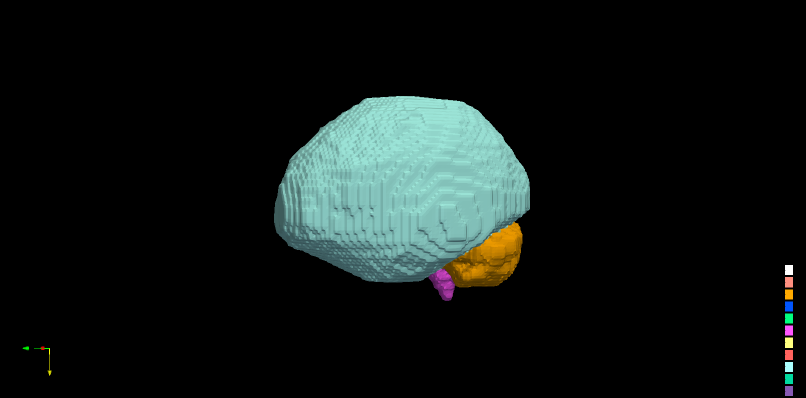
#> input picture Images/1.png, 1612 x 796 px (shown at 1/2 size)
$ python -i BrainModel.py   (imports and definitions only)
#> lines starting #> are read from the running program, lines starting #| are printed output that depends on the picture; after the words box and inside, x2 and y2 are one past the last pixel; in counts of white or black regions, pixels touching at a corner belong together
#> further down, picture is the input picture: shape (796, 1612, 3); mean B, G, R 20.1, 21.8, 15.9
### PointCloud.py
# -*- coding: utf-8 -*-
"""
Created on Wed May 24 14:02:00 2023

@author: grife
"""
import numpy as np
import pyvista as pv
# from matplotlib.colors import ListedColormap


class PointCloud:

    def create_point_cloud_from_voxel(self, data):
        current_data = data
        current_dimensions = current_data.shape
        pointCloudData = np.zeros((np.prod(current_dimensions),4));
        count = 0;
        for x in range(current_dimensions[0]):
            if (np.sum(current_data[x,:,:]) > 0):
                for y in range(current_dimensions[1]):
                    if (np.sum(current_data[x,y,:]) > 0):
                        for z in range(current_dimensions[2]):
                            if (current_data[x,y,z] != 0):
                                pointCloudData[count,:] = [x,y,z,current_data[x,y,z]] # co-ordinate data and material type (used in colouring pointCloud)
                                count += 1;
        self.pcd = pointCloudData[0:count,:]
        self.set_colour_map(data)
        return self.pcd

    # [24 lines left out: functions create_point_cloud_from_mesh, view_point_cloud, not called in this run]

    # [12 lines of commented-out code are left out]

    def add_point_to_cloud(self,p):
        self.pcd = np.append(self.pcd,[p], axis=0)

    # [9 lines left out: function view_slice, not called in this run]

    def get_slice(self, axis, location):
        if (location > 1) and (axis < self.pcd.shape[1]):
            arr = self.pcd[:,axis]
            if (location <= max(arr)):
                indices, = np.where(location == arr)
                points = self.pcd[indices,:]
        return points


    def set_colour_map(self,d):
        #TODO: Currently NOT functioning. Fix color map problem
        blue = np.array([0, 0, 205 / 256, 1.0])
        black = np.array([11 / 256, 11 / 256, 11 / 256, 1.0])
        grey = np.array([189 / 256, 189 / 256, 189 / 256, 1.0])
        yellow = np.array([255 / 256, 247 / 256, 0 / 256, 1.0])
        red = np.array([1.0, 0.0, 0.0, 1.0])
        green = np.array([0, 255/256, 0, 1.0])
        purple = np.array([139 / 256, 0, 139/256, 1.0])
        orange = np.array([255/256, 165/256, 0, 1.0])
        light_blue = np.array([0, 191/256, 255/256, 1.0])
        white = np.array([245/256, 245/256, 245/256, 1.0])
        pink = np.array([255/256, 105/256, 180/256, 1.0])

        colorArray = [red, blue, green,  light_blue, yellow, purple, orange, grey, pink, white, black]

        # [6 lines of commented-out code are left out]

### BrainModel.py
# -*- coding: utf-8 -*-
"""
Created on Fri May 12 11:02:36 2023

@author: grife
"""

import numpy as np
import warnings
# import collections.abc
from scipy import stats
from scipy import ndimage
import nibabel
# from Maze_Solver import Maze_Solver
# from Vertex import Vertex
from GridBox import GridBox

# [14 lines left out: function in_hull, not called in this run]

class BrainModel():

    # [304 lines left out: functions import_file, check_data_dims, override_voxel_data, coarsen, create_binary_image, clean_voxel_data and 4 more, not called in this run]

    def binary_dilation(self, data, structure=None):
        if np.any(structure == None):
            structure = self.create_structure()
        return ndimage.binary_dilation(data, structure=structure, iterations=2).astype(int)

    # [4 lines left out: function binary_erosion, not called in this run]

    def create_structure(self):
        structure = ndimage.generate_binary_structure(3,3)
        return structure

    # [104 lines left out: functions two_d_cleaning, two_d_fill, assign_materials_labels, not called in this run]

    def add_CSF(self,data,layers=1):
#> called with layers = 1
        from PointCloud import PointCloud
        from scipy.spatial import Delaunay

        current_dimensions = data.shape
#> current_dimensions = (796, 1612, 3)
        newData = np.zeros(current_dimensions, int)

        xs,ys,zs = np.where(data == 3)
#> xs = [480, 482, 511, 518, 519, 535, 559, 562]; ys = [971, 970, 926, 913, 910, 886, 905, 907]; zs = [0, 0, 0, 0, 0, 0, 0, 0]
        for [x,y,z] in np.column_stack((xs,ys,zs)):
            newData[x,y,z] = 3
#> this loop made 8 passes
#> (x, y) on passes 1 to 8: (480, 971), (482, 970), (511, 926), (518, 913), (519, 910), (535, 886), (559, 905), (562, 907)

        xs,ys,zs = np.where(data == 2)
#> xs = [490, 512, 552]; ys = [962, 921, 902]; zs = [0, 0, 0]
        for [x,y,z] in np.column_stack((xs,ys,zs)):
            newData[x,y,z] = 3
#> this loop made 3 passes
#> (x, y) on passes 1 to 3: (490, 962), (512, 921), (552, 902)

        xs,ys,zs = np.where(data == 25)
#> xs = [487, 520, 562, 565, 566, 567, 569, 572, 601]; ys = [964, 906, 865, 865, 865, 866, 866, 909, 895]; zs = [0, 0, 1, 1, 1, 1, 1, 1, 1]
        for [x,y,z] in np.column_stack((xs,ys,zs)):
            newData[x,y,z] = 3
#> this loop made 9 passes
#> (x, y, z) on passes 1 to 9: (487, 964, 0), (520, 906, 0), (562, 865, 1), (565, 865, 1), (566, 865, 1), (567, 866, 1), (569, 866, 1), (572, 909, 1), (601, 895, 1)

        xs,ys,zs = np.where(data == 57)
#> xs = 732 values from 382 to 577; ys = 732 values, max 1055 at index 5, min 548 at index 9, mean 739.4; zs = 732 values, max 2 at index 0, min 0 at index 38, mean 1.8
        for [x,y,z] in np.column_stack((xs,ys,zs)):
            newData[x,y,z] = 3
#> this loop made 732 passes
#> (x, y, z) on passes 1 to 3: (382, 556, 2), (383, 556, 2), (384, 556, 2)
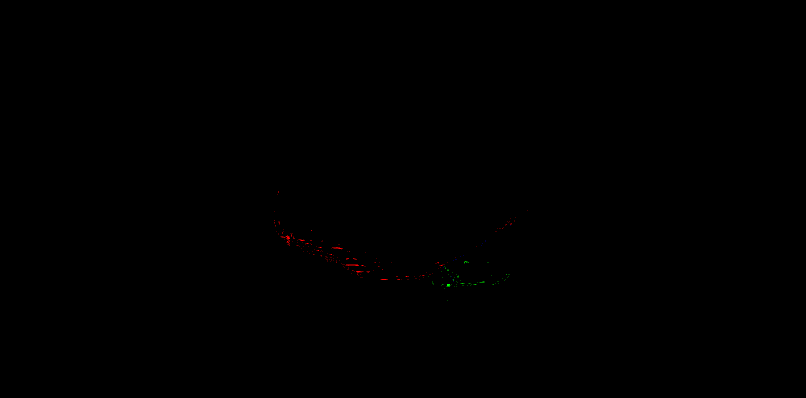
#> newData: shape (796, 1612, 3) int64 (shown at 1/2 size); mean of channels 0, 1, 2 3.27e-05, 0.000358, 0.00137; drawn with min black and max white

        inflated_CSF = self.binary_dilation(newData)
#> in binary_dilation, `return ndimage.binary_dilation(data, structure=structure, iterations=2..`:
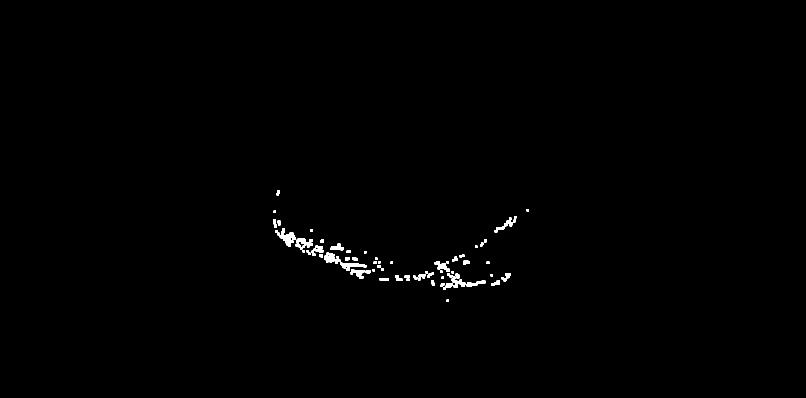
#> returned value: shape (796, 1612, 3) int64 (shown at 1/2 size); values 0 (black) and 1 (white), 0.51% white; 67 white regions, largest, box (x1, y1, x2, y2) and area: (550, 456, 591, 494) 632, (680, 525, 733, 542) 405, (591, 477, 626, 499) 399
        for i in range(layers-1):
            inflated_CSF = self.binary_dilation(inflated_CSF)

        xs,ys,zs = np.where(inflated_CSF == 1)
#> xs = 19668 values from 380 to 603; ys = 19668 values, max 1057 at index 183, min 546 at index 441, mean 770.3; zs = 19668 values, max 2 at index 2, min 0 at index 0, mean 1
        current_dimensions = inflated_CSF.shape
        for [x,y,z] in np.column_stack((xs,ys,zs)):
            if newData[x,y,z] == 0:
                newData[x,y,z] = 3
#> this loop made 19668 passes
#> (x, y, z) on passes 1 to 3: (380, 554, 0), (380, 554, 1), (380, 554, 2)

        # Create point cloud
        pointCloud = PointCloud();
        pc = pointCloud.create_point_cloud_from_voxel(newData);
#> after the loop in create_point_cloud_from_voxel, `for x in range(current_dimensions[0]):`: count = 19668

        xmin_tot,ymin_tot,zmin_tot = [int(p) for p in np.min(pc[:,:3],axis=0)]
#> xmin_tot = 380; ymin_tot = 546; zmin_tot = 0
        xmax_tot,ymax_tot,zmax_tot = [int(p) for p in np.max(pc[:,:3],axis=0)]
#> xmax_tot = 603; ymax_tot = 1057; zmax_tot = 2

        # ymax_tot = 70

        print("Filling in CSF z-dim")
        for z in range(zmin_tot,zmax_tot+1):
            points = pointCloud.get_slice(2,z);
            points = points[:,:2]
            hull = Delaunay(points)

            xmin,ymin = np.min(points, axis=0)
            xmax,ymax_slice = np.max(points, axis=0)
            ymax = min([ymax_tot,ymax_slice])
            mid_y = int((int(ymin) +int(ymax+1))/2)
            for x in range(int(xmin),int(xmax+1)):
                for y in range(int(mid_y),int(ymin-1),-1):
                    if (data[x,y,z] == 0) and (y<ymax_tot):
                        if in_hull([x,y], hull):
                            pointCloud.add_point_to_cloud([x,y,z,24])
                            data[x,y,z] = 24
                            newData[x,y,z] = 24
                        else:
                            break;
                for y in range(int(mid_y),int(ymax+1)):
                    if (data[x,y,z] == 0) and (y<ymax_tot):
                        if in_hull([x,y], hull):
                            pointCloud.add_point_to_cloud([x,y,z,24])
                            data[x,y,z] = 24
                            newData[x,y,z] = 24
                        else:
                            break;

        print("Filling in CSF x-dim")
        for x in range(xmin_tot,xmax_tot+1):
            points = pointCloud.get_slice(0,x);
            points = points[:,1:3]
            hull = Delaunay(points)

            min1d,min2d = np.min(points, axis=0)
            max1d_slice,max2d = np.max(points, axis=0)
            max1d = min([ymax_tot,max1d_slice])
            mid_2d = int((int(min2d) +int(max2d+1))/2)
            for y in range(int(min1d),int(max1d+1)):
                for z in range(int(mid_2d),int(min2d-1),-1):
                    if (data[x,y,z] == 0) and (y<ymax_tot):
                        if in_hull([y,z], hull):
                            pointCloud.add_point_to_cloud([x,y,z,24])
                            data[x,y,z] = 24
                            newData[x,y,z] = 24
                        else:
                            break;

                for z in range(int(mid_2d),int(max2d+1)):
                    if (data[x,y,z] == 0) and (y<ymax_tot):
                        if in_hull([y,z], hull):
                            pointCloud.add_point_to_cloud([x,y,z,24])
                            data[x,y,z] = 24
                            newData[x,y,z] = 24
                        else:
                            break;

        print("Filling in CSF y-dim")
        for y in range(ymin_tot,ymax_tot+1):
            points = pointCloud.get_slice(1,y);
            points = points[:,[0,2]]
            hull = Delaunay(points)

            min1d,min2d = np.min(points, axis=0)
            max1d,max2d = np.max(points, axis=0)
            mid_2d = int((int(min2d) +int(max2d+1))/2)
            for x in range(int(min1d),int(max1d+1)):
                for z in range(int(mid_2d),int(min2d-1),-1):
                    if (data[x,y,z] == 0) and (y<ymax_tot):
                        if in_hull([x,z], hull):
                            pointCloud.add_point_to_cloud([x,y,z,24])
                            data[x,y,z] = 24
                            newData[x,y,z] = 24
                        else:
                            break;
                for z in range(int(mid_2d),int(max2d+1)):
                    if (data[x,y,z] == 0) and (y<ymax_tot):
                        if in_hull([x,z], hull):
                            pointCloud.add_point_to_cloud([x,y,z,24])
                            data[x,y,z] = 24
                            newData[x,y,z] = 24
                        else:
                            break;

    # [124 lines left out: functions clean_lesion, add_edemic_tissue, trim_mesh, not called in this run]


>>> import cv2
>>> picture = cv2.imread('Images/1.png')
#> (the run stopped early here; a loop or call above may not have finished)
